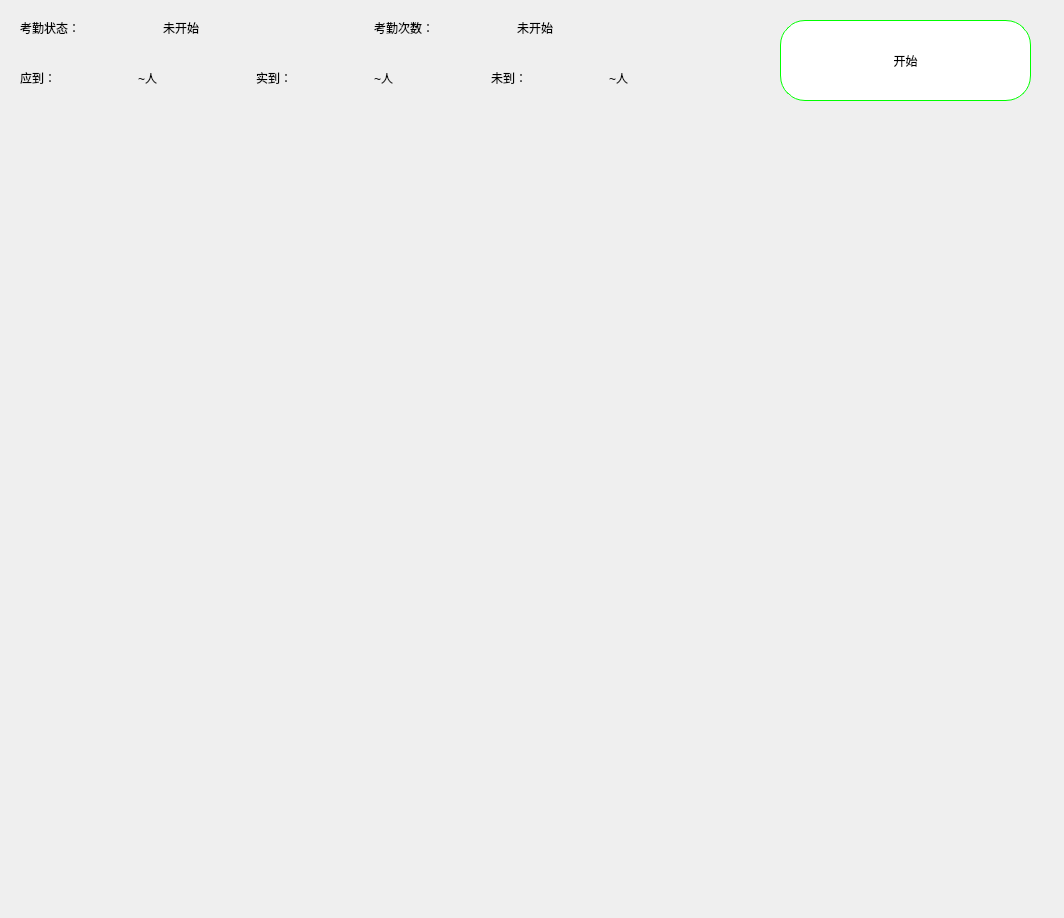
<?xml version="1.0" encoding="UTF-8"?>
<ui version="4.0">
 <class>Run_Dialog</class>
 <widget class="QDialog" name="Run_Dialog">
  <property name="geometry">
   <rect>
    <x>0</x>
    <y>0</y>
    <width>1064</width>
    <height>918</height>
   </rect>
  </property>
  <property name="windowTitle">
   <string>开始考勤</string>
  </property>
  <widget class="QWidget" name="layoutWidget">
   <property name="geometry">
    <rect>
     <x>20</x>
     <y>60</y>
     <width>701</width>
     <height>35</height>
    </rect>
   </property>
   <layout class="QHBoxLayout" name="horizontalLayout_5">
    <item>
     <layout class="QHBoxLayout" name="horizontalLayout_2">
      <item>
       <widget class="QLabel" name="label_3">
        <property name="styleSheet">
         <string notr="true">font: 25 18pt &quot;等线 Light&quot;;</string>
        </property>
        <property name="text">
         <string>应到：</string>
        </property>
       </widget>
      </item>
      <item>
       <widget class="QLabel" name="label_4">
        <property name="styleSheet">
         <string notr="true">font: 25 18pt &quot;等线 Light&quot;;</string>
        </property>
        <property name="text">
         <string>~人</string>
        </property>
       </widget>
      </item>
     </layout>
    </item>
    <item>
     <layout class="QHBoxLayout" name="horizontalLayout_3">
      <item>
       <widget class="QLabel" name="label_5">
        <property name="styleSheet">
         <string notr="true">font: 25 18pt &quot;等线 Light&quot;;</string>
        </property>
        <property name="text">
         <string>实到：</string>
        </property>
       </widget>
      </item>
      <item>
       <widget class="QLabel" name="label_6">
        <property name="styleSheet">
         <string notr="true">font: 25 18pt &quot;等线 Light&quot;;</string>
        </property>
        <property name="text">
         <string>~人</string>
        </property>
       </widget>
      </item>
     </layout>
    </item>
    <item>
     <layout class="QHBoxLayout" name="horizontalLayout_4">
      <item>
       <widget class="QLabel" name="label_7">
        <property name="styleSheet">
         <string notr="true">font: 25 18pt &quot;等线 Light&quot;;</string>
        </property>
        <property name="text">
         <string>未到：</string>
        </property>
       </widget>
      </item>
      <item>
       <widget class="QLabel" name="label_8">
        <property name="styleSheet">
         <string notr="true">font: 25 18pt &quot;等线 Light&quot;;</string>
        </property>
        <property name="text">
         <string>~人</string>
        </property>
       </widget>
      </item>
     </layout>
    </item>
   </layout>
  </widget>
  <widget class="QPushButton" name="pushButton_start">
   <property name="geometry">
    <rect>
     <x>780</x>
     <y>20</y>
     <width>251</width>
     <height>81</height>
    </rect>
   </property>
   <property name="styleSheet">
    <string notr="true">background-color:#FFFFFF;
height:40px;
font: 25 18pt &quot;等线 Light&quot;;
border:1px solid #00FF00;
border-radius:25px;</string>
   </property>
   <property name="text">
    <string>开始</string>
   </property>
  </widget>
  <widget class="QLabel" name="label_cap">
   <property name="geometry">
    <rect>
     <x>120</x>
     <y>100</y>
     <width>800</width>
     <height>800</height>
    </rect>
   </property>
   <property name="text">
    <string/>
   </property>
  </widget>
  <widget class="QWidget" name="layoutWidget">
   <property name="geometry">
    <rect>
     <x>20</x>
     <y>10</y>
     <width>701</width>
     <height>35</height>
    </rect>
   </property>
   <layout class="QHBoxLayout" name="horizontalLayout_7">
    <item>
     <layout class="QHBoxLayout" name="horizontalLayout">
      <item>
       <widget class="QLabel" name="label">
        <property name="maximumSize">
         <size>
          <width>137</width>
          <height>16777215</height>
         </size>
        </property>
        <property name="styleSheet">
         <string notr="true">font: 25 18pt &quot;等线 Light&quot;;</string>
        </property>
        <property name="text">
         <string>考勤状态：</string>
        </property>
       </widget>
      </item>
      <item>
       <widget class="QLabel" name="label_2">
        <property name="styleSheet">
         <string notr="true">font: 25 18pt &quot;等线 Light&quot;;</string>
        </property>
        <property name="text">
         <string>未开始</string>
        </property>
       </widget>
      </item>
     </layout>
    </item>
    <item>
     <layout class="QHBoxLayout" name="horizontalLayout_6">
      <item>
       <widget class="QLabel" name="label_9">
        <property name="maximumSize">
         <size>
          <width>137</width>
          <height>16777215</height>
         </size>
        </property>
        <property name="styleSheet">
         <string notr="true">font: 25 18pt &quot;等线 Light&quot;;</string>
        </property>
        <property name="text">
         <string>考勤次数：</string>
        </property>
       </widget>
      </item>
      <item>
       <widget class="QLabel" name="label_10">
        <property name="styleSheet">
         <string notr="true">font: 25 18pt &quot;等线 Light&quot;;</string>
        </property>
        <property name="text">
         <string>未开始</string>
        </property>
       </widget>
      </item>
     </layout>
    </item>
   </layout>
  </widget>
 </widget>
 <resources/>
 <connections/>
</ui>
